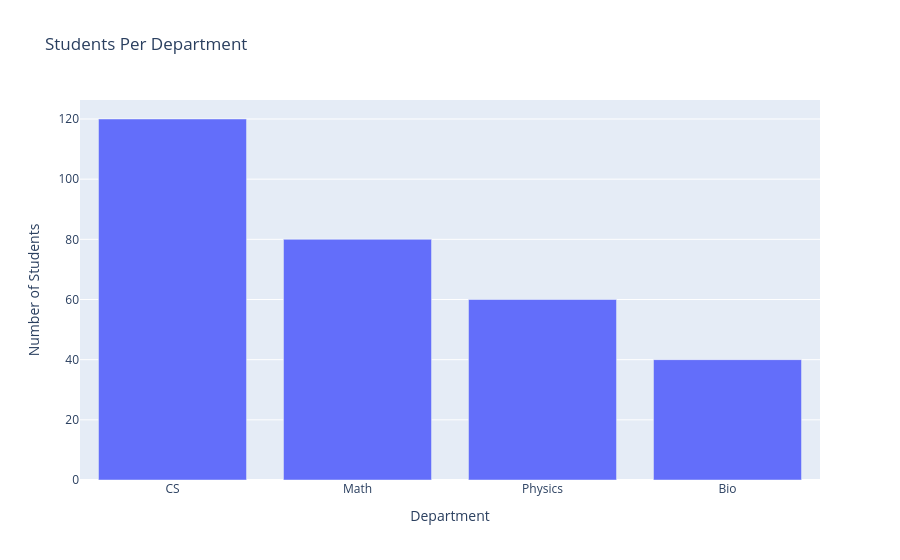

This figure's notebook cell:
### Markdown cell above
## 📊 Plotly Bar Chart

### ✅ When to Use:
- To compare values across categories, with hover details

> Example: Number of students per department

### Code cell
departments = ['CS', 'Math', 'Physics', 'Bio']
students = [120, 80, 60, 40]

fig = px.bar(x=departments, y=students, title='Students Per Department',
             labels={'x': 'Department', 'y': 'Number of Students'})
fig.show()

### Figure 1 — Plotly figure (JSON) as saved in the notebook; plotly's stock layout.template omitted (floating-point values rounded to 4 significant figures)
{"data": [{"hovertemplate": "Department=%{x}<br>Number of Students=%{y}<extra></extra>", "legendgroup": "", "marker": {"color": "#636efa", "pattern": {"shape": ""}}, "name": "", "orientation": "v", "showlegend": false, "textposition": "auto", "type": "bar", "x": ["CS", "Math", "Physics", "Bio"], "xaxis": "x", "y": [120, 80, 60, 40], "yaxis": "y"}], "layout": {"barmode": "relative", "legend": {"tracegroupgap": 0}, "title": {"text": "Students Per Department"}, "xaxis": {"anchor": "y", "domain": [0, 1], "title": {"text": "Department"}}, "yaxis": {"anchor": "x", "domain": [0, 1], "title": {"text": "Number of Students"}}}}
